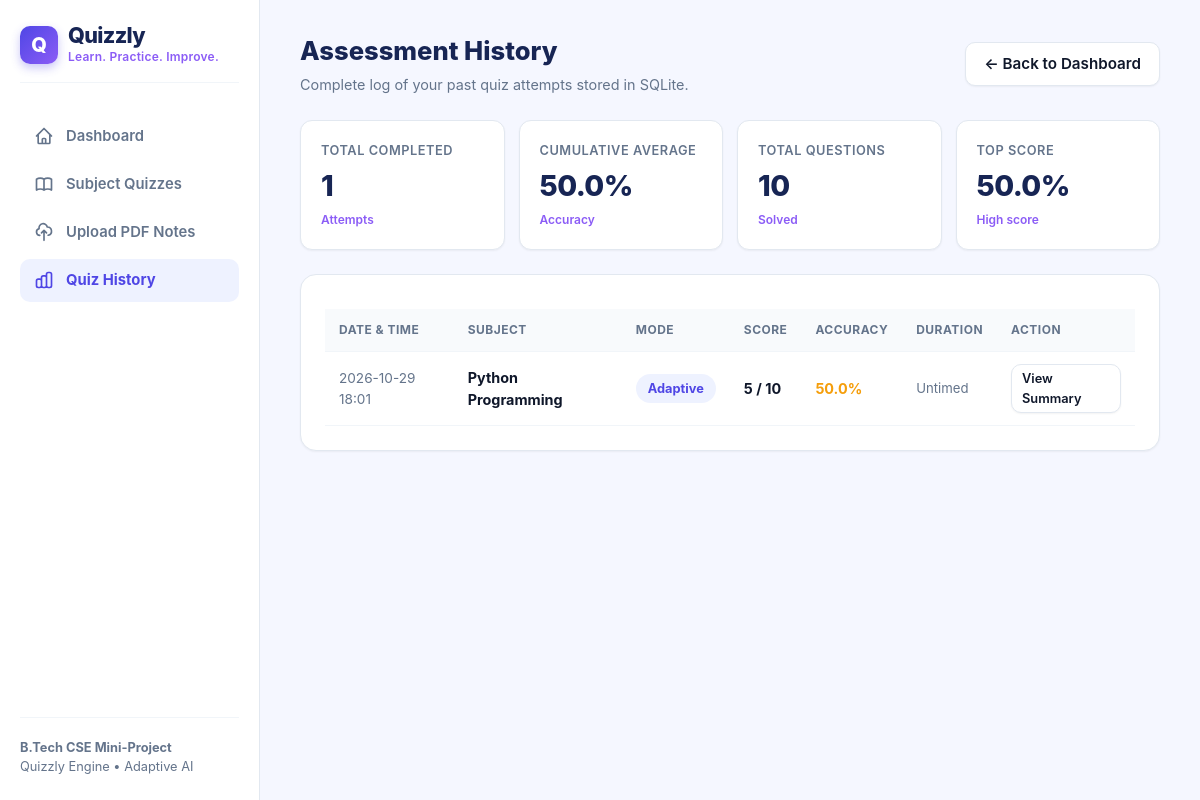
The app's page /history with its own data.
### tables this page shows
CREATE TABLE quiz_results (
        id INTEGER PRIMARY KEY AUTOINCREMENT,
        session_id TEXT UNIQUE NOT NULL,
        subject TEXT NOT NULL,
        mode TEXT NOT NULL,
        score INTEGER NOT NULL,
        total_questions INTEGER NOT NULL,
        percentage REAL NOT NULL,
        correct_count INTEGER NOT NULL,
        incorrect_count INTEGER NOT NULL,
        unanswered_count INTEGER DEFAULT 0,
        easy_accuracy REAL DEFAULT 0.0,
        medium_accuracy REAL DEFAULT 0.0,
        hard_accuracy REAL DEFAULT 0.0,
        review_total INTEGER DEFAULT 0,
        review_score INTEGER DEFAULT 0,
        time_taken_seconds INTEGER DEFAULT 0,
        completed_at TIMESTAMP DEFAULT CURRENT_TIMESTAMP,
        FOREIGN KEY (session_id) REFERENCES quiz_sessions(session_id) ON DELETE CASCADE
    );

### app.py (the view)
@app.route("/history")
def history():
    attempts = db.get_quiz_history(limit=50)
    analytics = db.get_analytics()
    return render_template(
        "history.html",
        history=attempts,
        analytics=analytics,
        subject_names=SUBJECTS
    )

### db.py (called while the page is built)
def get_db(db_path=None):
    path = db_path or DEFAULT_DB_PATH
    os.makedirs(os.path.dirname(path), exist_ok=True)
    conn = sqlite3.connect(path, timeout=10.0)
    conn.row_factory = sqlite3.Row
    conn.execute("PRAGMA journal_mode=WAL;")
    conn.execute("PRAGMA foreign_keys=ON;")
    return conn

def get_quiz_history(limit=50, db_path=None):
    conn = get_db(db_path)
    cursor = conn.cursor()
    cursor.execute("""
        SELECT * FROM quiz_results
        ORDER BY completed_at DESC LIMIT ?
    """, (limit,))
    rows = cursor.fetchall()
    conn.close()
    return [dict(r) for r in rows]

### templates/history.html (shortened to what this page needs)
{% extends "base.html" %}
{% set active_page = "history" %}
{% block content %}
<div style="margin-bottom: 1.5rem; display: flex; justify-content: space-between; align-items: center; flex-wrap: wrap; gap: 12px;">
  <div>
    <h2 style="font-size: 1.6rem; font-weight: 800; color: var(--navy); margin-bottom: 4px;">Assessment History</h2>
    <p style="color: var(--text-muted); font-size: 0.9rem;">Complete log of your past quiz attempts stored in SQLite.</p>
  </div>
  <a href="{{ url_for('index') }}" class="btn btn-secondary">← Back to Dashboard</a>
</div>
<div class="stats-grid" style="margin-bottom: 1.5rem;">
  <div class="stat-card">
    <div class="stat-label">Total Completed</div>
    <div class="stat-value">{{ analytics.total_quizzes }}</div>
    <div class="stat-subtext">Attempts</div>
  </div>
  <div class="stat-card">
    <div class="stat-label">Cumulative Average</div>
    <div class="stat-value">{{ analytics.avg_score }}%</div>
    <div class="stat-subtext">Accuracy</div>
  </div>
  <div class="stat-card">
    <div class="stat-label">Total Questions</div>
    <div class="stat-value">{{ analytics.total_questions_answered }}</div>
    <div class="stat-subtext">Solved</div>
  </div>
  <div class="stat-card">
    <div class="stat-label">Top Score</div>
    <div class="stat-value">{{ analytics.highest_score }}%</div>
    <div class="stat-subtext">High score</div>
  </div>
</div>
<div class="card">
  {% if history %}
    <table class="data-table">
      <thead>
        <tr>
          <th>Date & Time</th>
          <th>Subject</th>
          <th>Mode</th>
          <th>Score</th>
          <th>Accuracy</th>
          <th>Duration</th>
          <th>Action</th>
        </tr>
      </thead>
      <tbody>
        {% for r in history %}
          <tr>
            <td style="color: var(--text-muted); font-size: 0.85rem;">{{ r.completed_at[:16] }}</td>
            <td><strong>{{ subject_names.get(r.subject, r.subject|capitalize) }}</strong></td>
            <td><span class="badge" style="background: var(--primary-light); color: var(--primary);">{{ r.mode|capitalize }}</span></td>
            <td><strong>{{ r.score }} / {{ r.total_questions }}</strong></td>
            <td>
              <strong style="color: {% if r.percentage >= 70 %}var(--success){% elif r.percentage >= 40 %}var(--warning){% else %}var(--error){% endif %};">
                {{ r.percentage }}%
              </strong>
            </td>
            <td style="font-size: 0.825rem; color: var(--text-muted);">
              {% if r.time_taken_seconds > 0 %}
                {{ (r.time_taken_seconds // 60) }}m {{ (r.time_taken_seconds % 60) }}s
              {% else %}
                Untimed
              {% endif %}
            </td>
            <td>
              <a href="{{ url_for('view_result', session_id=r.session_id) }}" class="btn btn-secondary" style="padding: 4px 10px; font-size: 0.8rem;">
                View Summary
              </a>
            </td>
          </tr>
        {% endfor %}
      </tbody>
    </table>
  {% endif %}
</div>
{% endblock %}

### static/css/quizzly.css (style rules this page uses)
:root { --primary: #4F46E5; --primary-hover: #4338CA; --primary-light: #EEF2FF; --primary-border: #C7D2FE; --violet: #8B5CF6; --violet-light: #F5F3FF; --navy: #172554; --navy-light: #1E293B; --bg-main: #F5F7FF; --card-bg: #FFFFFF; --text-main: #0F172A; --text-muted: #64748B; --border-color: #E2E8F0; --border-light: #F1F5F9; --success: #10B981; --success-bg: #ECFDF5; --success-border: #A7F3D0; --success-text: #065F46; --warning: #F59E0B; --warning-bg: #FFFBEB; --warning-border: #FDE68A; --warning-text: #92400E; --error: #EF4444; --error-bg: #FEF2F2; --error-border: #FECACA; --error-text: #991B1B; --shadow-sm: 0 1px 2px 0 rgba(0, 0, 0, 0.05); --shadow-md: 0 4px 6px -1px rgba(79, 70, 229, 0.07), 0 2px 4px -2px rgba(0, 0, 0, 0.05); --shadow-lg: 0 10px 15px -3px rgba(79, 70, 229, 0.08), 0 4px 6px -4px rgba(0, 0, 0, 0.04); --radius: 12px; --radius-lg: 16px; }
* { box-sizing: border-box; margin: 0; padding: 0; }
body { font-family: 'Inter', -apple-system, BlinkMacSystemFont, 'Segoe UI', Roboto, sans-serif; background-color: var(--bg-main); color: var(--text-main); line-height: 1.5; min-height: 100vh; display: flex; }
.card { background: var(--card-bg); border-radius: var(--radius-lg); border: 1px solid var(--border-color); box-shadow: var(--shadow-sm); padding: 1.5rem; margin-bottom: 1.5rem; transition: box-shadow 0.2s ease, border-color 0.2s ease; }
.stats-grid { display: grid; grid-template-columns: repeat(4, 1fr); gap: 14px; margin-bottom: 1.75rem; }
.stat-card { background: #FFFFFF; border: 1px solid var(--border-color); border-radius: var(--radius); padding: 1.25rem; box-shadow: var(--shadow-sm); }
.stat-label { font-size: 0.8rem; font-weight: 600; color: var(--text-muted); text-transform: uppercase; letter-spacing: 0.04em; margin-bottom: 4px; }
.stat-value { font-size: 1.8rem; font-weight: 800; color: var(--navy); letter-spacing: -0.02em; }
.stat-subtext { font-size: 0.75rem; color: var(--violet); font-weight: 600; margin-top: 4px; }
.btn { display: inline-flex; align-items: center; justify-content: center; gap: 8px; padding: 10px 18px; background-color: var(--primary); color: #FFFFFF; border: none; border-radius: 10px; font-size: 0.95rem; font-weight: 600; cursor: pointer; text-decoration: none; transition: all 0.2s ease; box-shadow: 0 2px 4px rgba(79, 70, 229, 0.2); }
.btn-secondary { background-color: #FFFFFF; color: var(--text-main); border: 1px solid var(--border-color); box-shadow: var(--shadow-sm); }
.badge { display: inline-flex; align-items: center; gap: 6px; padding: 5px 12px; border-radius: 20px; font-size: 0.8rem; font-weight: 700; }
.data-table { width: 100%; border-collapse: collapse; margin-top: 10px; }
.data-table th, .data-table td { padding: 12px 14px; text-align: left; border-bottom: 1px solid var(--border-light); font-size: 0.9rem; }
.data-table th { background: #F8FAFC; font-weight: 700; color: var(--text-muted); text-transform: uppercase; font-size: 0.75rem; letter-spacing: 0.04em; }

### records on screen
quiz_results: completed_at "2026-10-29 18:01", get "Python Programming", mode "Adaptive", score "5", total_questions "10", percentage "50.0", time_taken_seconds "Untimed"

### other values on screen
{{ analytics.total_quizzes }} "1"
{{ analytics.avg_score }} "50.0"
{{ analytics.total_questions_answered }} "10"
{{ analytics.highest_score }} "50.0"
